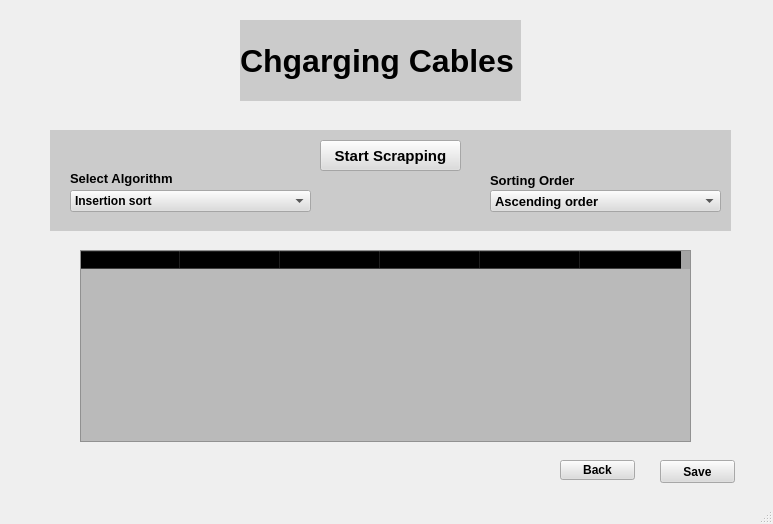
<?xml version="1.0" encoding="UTF-8"?>
<ui version="4.0">
 <class>MainWindow</class>
 <widget class="QMainWindow" name="MainWindow">
  <property name="geometry">
   <rect>
    <x>0</x>
    <y>0</y>
    <width>773</width>
    <height>524</height>
   </rect>
  </property>
  <property name="windowTitle">
   <string>MainWindow</string>
  </property>
  <widget class="QWidget" name="centralwidget">
   <widget class="QWidget" name="widget" native="true">
    <property name="geometry">
     <rect>
      <x>0</x>
      <y>0</y>
      <width>771</width>
      <height>491</height>
     </rect>
    </property>
    <widget class="QLabel" name="label">
     <property name="geometry">
      <rect>
       <x>0</x>
       <y>0</y>
       <width>771</width>
       <height>501</height>
      </rect>
     </property>
     <property name="styleSheet">
      <string notr="true">border-image: url(:/images/black-iphone-charger-cable_1024x.jpg);</string>
     </property>
     <property name="text">
      <string/>
     </property>
    </widget>
    <widget class="QTableWidget" name="tableWidget">
     <property name="geometry">
      <rect>
       <x>80</x>
       <y>250</y>
       <width>611</width>
       <height>192</height>
      </rect>
     </property>
     <property name="styleSheet">
      <string notr="true">background-color: rgb(150,150,150,150);</string>
     </property>
     <column>
      <property name="text">
       <string>Model</string>
      </property>
     </column>
     <column>
      <property name="text">
       <string>Power</string>
      </property>
     </column>
     <column>
      <property name="text">
       <string>Current</string>
      </property>
     </column>
     <column>
      <property name="text">
       <string>Price</string>
      </property>
     </column>
     <column>
      <property name="text">
       <string>Rating</string>
      </property>
     </column>
     <column>
      <property name="text">
       <string>Serial Number</string>
      </property>
     </column>
    </widget>
    <widget class="QPushButton" name="pushButton_2">
     <property name="geometry">
      <rect>
       <x>560</x>
       <y>460</y>
       <width>75</width>
       <height>20</height>
      </rect>
     </property>
     <property name="font">
      <font>
       <pointsize>9</pointsize>
       <weight>75</weight>
       <bold>true</bold>
      </font>
     </property>
     <property name="styleSheet">
      <string notr="true">background-color: rgb(220,220,220,220);</string>
     </property>
     <property name="text">
      <string>Back</string>
     </property>
    </widget>
    <widget class="QPushButton" name="pushButton">
     <property name="geometry">
      <rect>
       <x>660</x>
       <y>460</y>
       <width>75</width>
       <height>23</height>
      </rect>
     </property>
     <property name="font">
      <font>
       <pointsize>9</pointsize>
       <weight>75</weight>
       <bold>true</bold>
      </font>
     </property>
     <property name="styleSheet">
      <string notr="true">background-color: rgb(220,220,220,220);</string>
     </property>
     <property name="text">
      <string>Save</string>
     </property>
    </widget>
    <widget class="QLabel" name="label_2">
     <property name="geometry">
      <rect>
       <x>50</x>
       <y>130</y>
       <width>681</width>
       <height>101</height>
      </rect>
     </property>
     <property name="styleSheet">
      <string notr="true">background-color: rgb(190,190,190,190);
</string>
     </property>
     <property name="text">
      <string/>
     </property>
    </widget>
    <widget class="QPushButton" name="pushButton_3">
     <property name="geometry">
      <rect>
       <x>320</x>
       <y>140</y>
       <width>141</width>
       <height>31</height>
      </rect>
     </property>
     <property name="font">
      <font>
       <pointsize>11</pointsize>
       <weight>75</weight>
       <bold>true</bold>
      </font>
     </property>
     <property name="styleSheet">
      <string notr="true">background-color: rgb(220,220,220,220);</string>
     </property>
     <property name="text">
      <string>Start Scrapping</string>
     </property>
    </widget>
    <widget class="QLabel" name="label_4">
     <property name="geometry">
      <rect>
       <x>70</x>
       <y>170</y>
       <width>121</width>
       <height>16</height>
      </rect>
     </property>
     <property name="font">
      <font>
       <pointsize>10</pointsize>
       <weight>75</weight>
       <bold>true</bold>
      </font>
     </property>
     <property name="text">
      <string>Select Algorithm</string>
     </property>
    </widget>
    <widget class="QLabel" name="label_5">
     <property name="geometry">
      <rect>
       <x>490</x>
       <y>170</y>
       <width>121</width>
       <height>20</height>
      </rect>
     </property>
     <property name="font">
      <font>
       <pointsize>10</pointsize>
       <weight>75</weight>
       <bold>true</bold>
      </font>
     </property>
     <property name="text">
      <string>Sorting Order</string>
     </property>
    </widget>
    <widget class="QComboBox" name="comboBox">
     <property name="geometry">
      <rect>
       <x>70</x>
       <y>190</y>
       <width>241</width>
       <height>22</height>
      </rect>
     </property>
     <property name="font">
      <font>
       <pointsize>9</pointsize>
       <weight>75</weight>
       <bold>true</bold>
      </font>
     </property>
     <property name="styleSheet">
      <string notr="true">background-color: rgb(220,220,220,220);</string>
     </property>
     <item>
      <property name="text">
       <string>Insertion sort</string>
      </property>
     </item>
     <item>
      <property name="text">
       <string>Merge sort</string>
      </property>
     </item>
     <item>
      <property name="text">
       <string>Bubble sort</string>
      </property>
     </item>
     <item>
      <property name="text">
       <string>Quick sort</string>
      </property>
     </item>
     <item>
      <property name="text">
       <string>Bucket sort</string>
      </property>
     </item>
     <item>
      <property name="text">
       <string>Sleep sort</string>
      </property>
     </item>
     <item>
      <property name="text">
       <string>Tree sort</string>
      </property>
     </item>
     <item>
      <property name="text">
       <string>Counting sort</string>
      </property>
     </item>
     <item>
      <property name="text">
       <string>Radix sort</string>
      </property>
     </item>
    </widget>
    <widget class="QComboBox" name="comboBox_2">
     <property name="geometry">
      <rect>
       <x>490</x>
       <y>190</y>
       <width>231</width>
       <height>22</height>
      </rect>
     </property>
     <property name="font">
      <font>
       <pointsize>10</pointsize>
       <weight>75</weight>
       <bold>true</bold>
      </font>
     </property>
     <property name="styleSheet">
      <string notr="true">background-color: rgb(220,220,220,220);</string>
     </property>
     <item>
      <property name="text">
       <string>Ascending order</string>
      </property>
     </item>
     <item>
      <property name="text">
       <string>Descending order</string>
      </property>
     </item>
    </widget>
    <widget class="QLabel" name="label_3">
     <property name="geometry">
      <rect>
       <x>240</x>
       <y>20</y>
       <width>281</width>
       <height>81</height>
      </rect>
     </property>
     <property name="font">
      <font>
       <pointsize>24</pointsize>
       <weight>75</weight>
       <bold>true</bold>
      </font>
     </property>
     <property name="styleSheet">
      <string notr="true">background-color: rgb(190,190,190,190);</string>
     </property>
     <property name="text">
      <string>Chgarging Cables</string>
     </property>
    </widget>
   </widget>
  </widget>
  <widget class="QMenuBar" name="menubar">
   <property name="geometry">
    <rect>
     <x>0</x>
     <y>0</y>
     <width>773</width>
     <height>21</height>
    </rect>
   </property>
  </widget>
  <widget class="QStatusBar" name="statusbar"/>
 </widget>
 <resources>
  <include location="cable.qrc"/>
 </resources>
 <connections/>
</ui>
